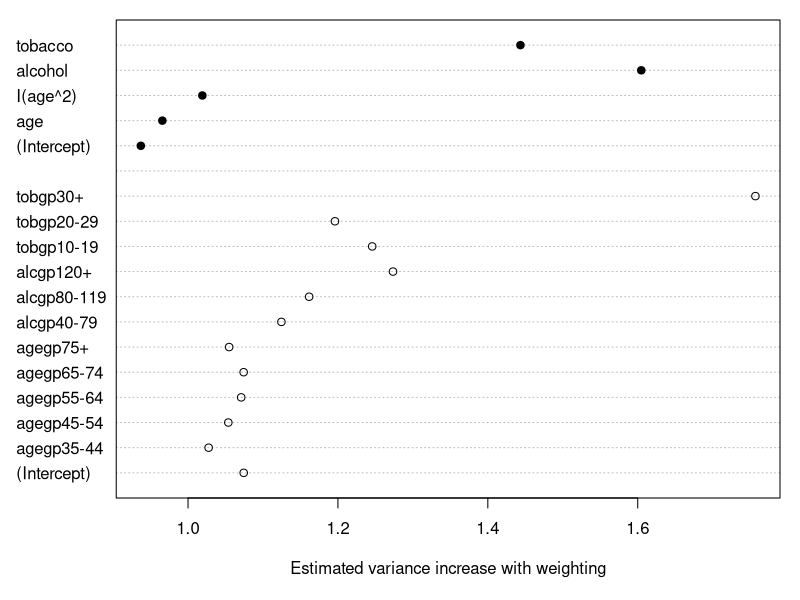

Recreate this plot in R.
library(survey)

## continuous data: Chapter 7, Volume 1, Breslow & Day
## http://faculty.washington.edu/norm/datasets.html
## control weight of 441 estimated from population size
tuyns<-read.table("tuynsc.txt",col.names=c("case","age","agegp","tobgp","tobacco","logtb","beer","cider",'wine',"aperitif","digestif","alcohol","logalc"))
tuyns$wt<-ifelse(tuyns$case==1,1,441)
tuyns<-subset(tuyns,  (tobacco!=99))
tdes<-svydesign(id=~1,strata=~case,data=tuyns,weight=~wt)

## Grouped data. Same original source, but now in data(esoph)
data(esoph)
options(contrasts=c("contr.treatment","contr.treatment"))
esophcase<-esoph[rep(1:88,esoph$ncases),1:3]
esophctrl<-esoph[rep(1:88,esoph$ncontrols),1:3]
esophcase$status<-1
esophctrl$status<-0
esophcase$wt<-1
esophctrl$wt<-441
esophlong<-rbind(esophcase,esophctrl)
des<-svydesign(id=~1,weights=~wt,data=esophlong)

##
## model fitting
grouped1s<-svyglm(status~agegp+alcgp+tobgp,family=binomial,design=des)
grouped2s<-svyglm(status~agegp+alcgp+tobgp+as.numeric(alcgp):as.numeric(tobgp),family=binomial,design=des)

grouped1<-glm(status~agegp+alcgp+tobgp,family=binomial,data=esophlong)
grouped2<-glm(status~agegp+alcgp+tobgp+as.numeric(alcgp):as.numeric(tobgp),family=binomial,data=esophlong)


cont1s<-svyglm(case~age+I(age^2)+alcohol+tobacco,family=binomial,design=tdes)
cont2s<-svyglm(case~age+I(age^2)+alcohol*tobacco,family=binomial,design=tdes)

cont1<-glm(case~age+I(age^2)+alcohol+tobacco,family=binomial,data=tuyns)
cont2<-glm(case~age+I(age^2)+alcohol*tobacco,family=binomial,data=tuyns)

##
SE(grouped1)/SE(grouped1s)
SE(grouped2)/SE(grouped2s)
SE(cont1)/SE(cont1s)
SE(cont2)/SE(cont2s)

pdf("ille-et-vilaine.pdf",height=5,width=7)
par(mar=c(5.1,4.1,1,1))
dotchart(c(SE(grouped1s)/SE(grouped1), NA, SE(cont1s)/SE(cont1))^2,pch=rep(c(1,19),c(12,6)),xlab="Estimated variance increase with weighting")
dev.off()
